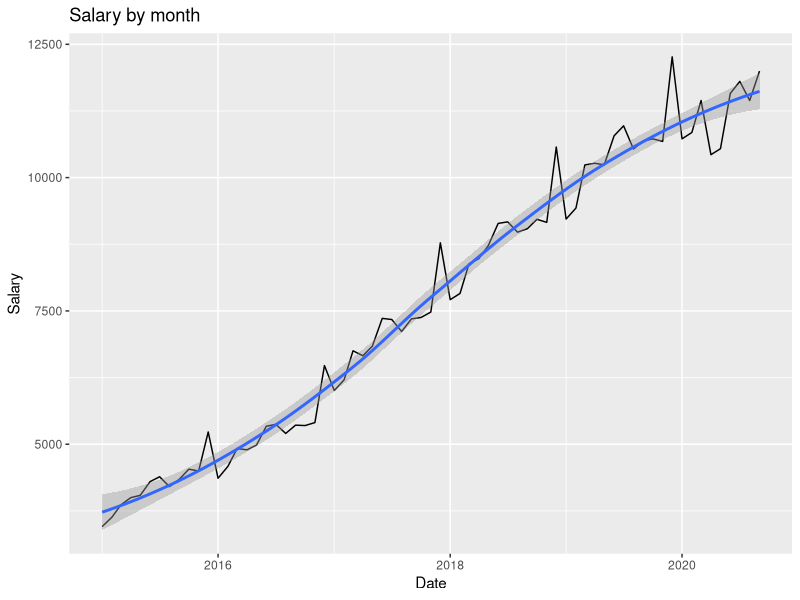

Here is the R script that generated this plot:
library(tidyverse)

df <- read_delim("charts/practice01/zp.csv")
df <- df |> mutate(
  salary=parse_number(data),
  year=parse_integer(str_sub(period, 1, 4)),
  month=parse_integer(str_sub(period, 6, 7)),
  date=ymd(str_glue("{year}-{month}-01"))
)


df |> ggplot(aes(x=date, y=salary)) +
  geom_line() + 
  geom_smooth() +
  labs(title="Salary by month", x="Date", y="Salary")
